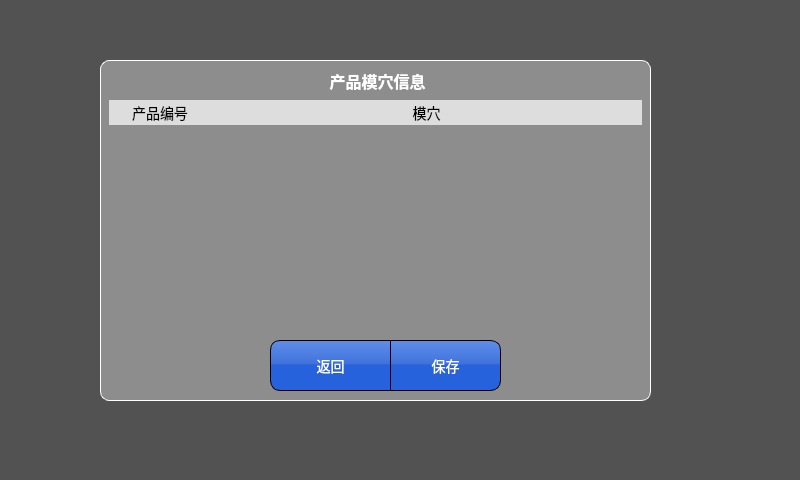
<?xml version="1.0" encoding="UTF-8"?>
<ui version="4.0">
 <class>Fun38AdjSocketNum</class>
 <widget class="QDialog" name="Fun38AdjSocketNum">
  <property name="geometry">
   <rect>
    <x>0</x>
    <y>0</y>
    <width>800</width>
    <height>480</height>
   </rect>
  </property>
  <property name="windowTitle">
   <string>Dialog</string>
  </property>
  <property name="styleSheet">
   <string notr="true">#widgetBak{background-color: rgba(38, 38, 38, 200);}
QPushButton {
color:white;
background:transparent;
	background-color: qlineargradient(spread:pad, x1:1, y1:1, x2:1, y2:0, stop:0.505682 rgba(35, 97, 222, 247), stop:0.539773 rgba(61, 114, 223, 247), stop:1 rgba(93, 142, 239, 238));
font:14px;

border: 1px solid rgb(0, 0, 0); 
}

QGroupBox::title {
  subcontrol-origin: margin;
  subcontrol-position: top center;
  padding-top: 10px;  
  border-top: 1px solid rgb(255, 255, 255);
  font:bold 14px;
}
QGroupBox {
	border: 1px solid rgb(255, 255, 255); 
    border-radius: 9px;
	padding:2px; font: bold 16px;	
	color: rgb(255, 255, 255);
	background-color: rgba(218, 218, 218, 110);
}
QTableWidget {
 background-color:transparent;
 border: 4px solid transparent;
 border-top: 0px;  
 border-bottom-right-radius: 9px;
 border-bottom-left-radius:9px;
 font: 14px;
	color: rgb(255, 255, 255);
}
QTableWidget::item {
   
}
QHeaderView{
 background-color:  rgb(221, 221, 221); 
}
QHeaderView::section {
    background-color:  rgb(221, 221, 221); 
	font: 14px;
	border: 0px solid #6c6c6c;
	height: 25px;
	width: 20px;
	padding-left:2px;
}</string>
  </property>
  <widget class="QWidget" name="widgetBak" native="true">
   <property name="geometry">
    <rect>
     <x>0</x>
     <y>0</y>
     <width>800</width>
     <height>481</height>
    </rect>
   </property>
   <property name="styleSheet">
    <string notr="true"/>
   </property>
   <widget class="QGroupBox" name="groupBox">
    <property name="geometry">
     <rect>
      <x>100</x>
      <y>60</y>
      <width>551</width>
      <height>341</height>
     </rect>
    </property>
    <property name="title">
     <string>产品模穴信息</string>
    </property>
    <widget class="QPushButton" name="btSave">
     <property name="geometry">
      <rect>
       <x>290</x>
       <y>280</y>
       <width>111</width>
       <height>51</height>
      </rect>
     </property>
     <property name="styleSheet">
      <string notr="true">border-top-right-radius:10px;
border-bottom-right-radius:10px;</string>
     </property>
     <property name="text">
      <string>保存</string>
     </property>
    </widget>
    <widget class="QPushButton" name="btExit">
     <property name="geometry">
      <rect>
       <x>170</x>
       <y>280</y>
       <width>121</width>
       <height>51</height>
      </rect>
     </property>
     <property name="styleSheet">
      <string notr="true">border-top-left-radius:10px;
border-bottom-left-radius:10px;</string>
     </property>
     <property name="text">
      <string>返回</string>
     </property>
    </widget>
    <widget class="QTableWidget" name="tableWidget">
     <property name="geometry">
      <rect>
       <x>5</x>
       <y>40</y>
       <width>541</width>
       <height>211</height>
      </rect>
     </property>
     <property name="gridStyle">
      <enum>Qt::NoPen</enum>
     </property>
     <property name="rowCount">
      <number>2</number>
     </property>
     <property name="columnCount">
      <number>2</number>
     </property>
     <attribute name="horizontalHeaderHighlightSections">
      <bool>false</bool>
     </attribute>
     <attribute name="horizontalHeaderShowSortIndicator" stdset="0">
      <bool>true</bool>
     </attribute>
     <attribute name="horizontalHeaderStretchLastSection">
      <bool>true</bool>
     </attribute>
     <attribute name="verticalHeaderVisible">
      <bool>false</bool>
     </attribute>
     <row/>
     <row/>
     <column>
      <property name="text">
       <string>产品编号</string>
      </property>
     </column>
     <column>
      <property name="text">
       <string>模穴</string>
      </property>
     </column>
    </widget>
   </widget>
  </widget>
 </widget>
 <resources/>
 <connections/>
</ui>
